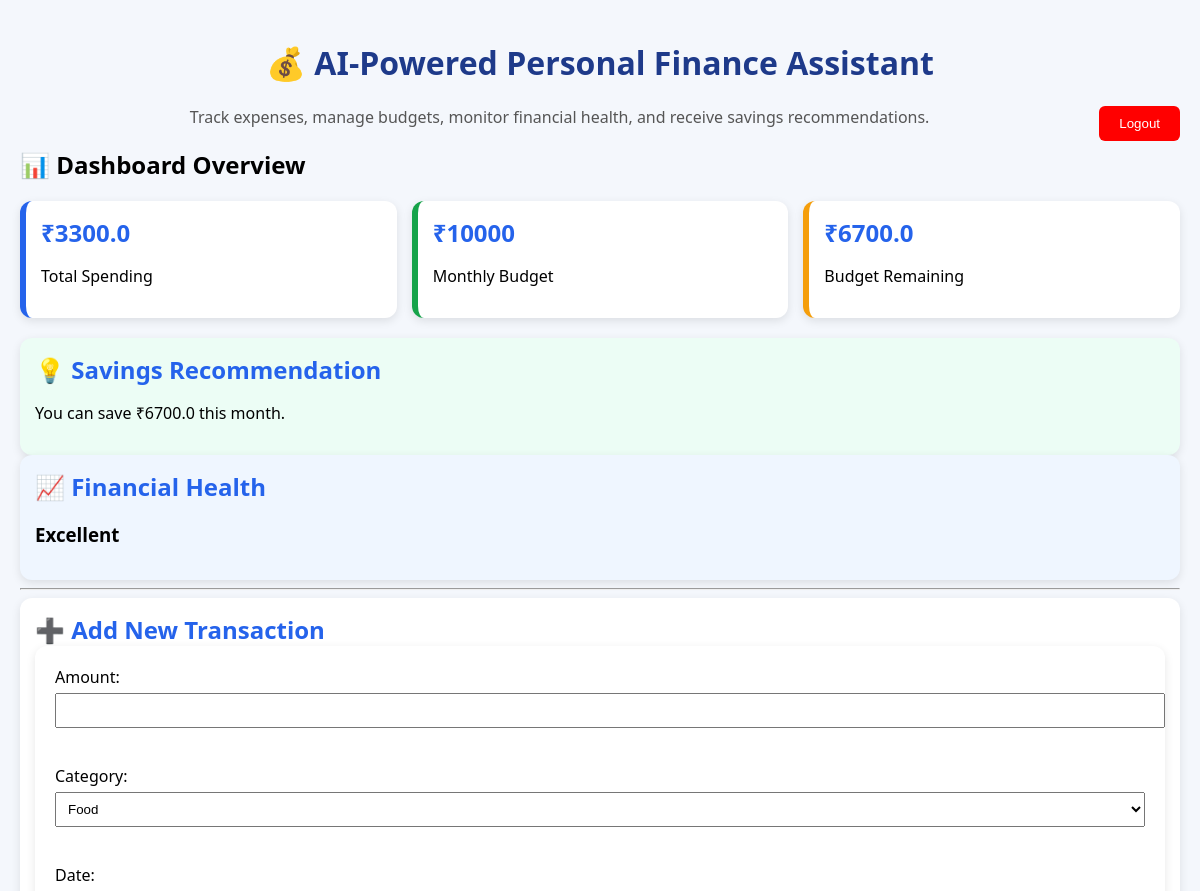
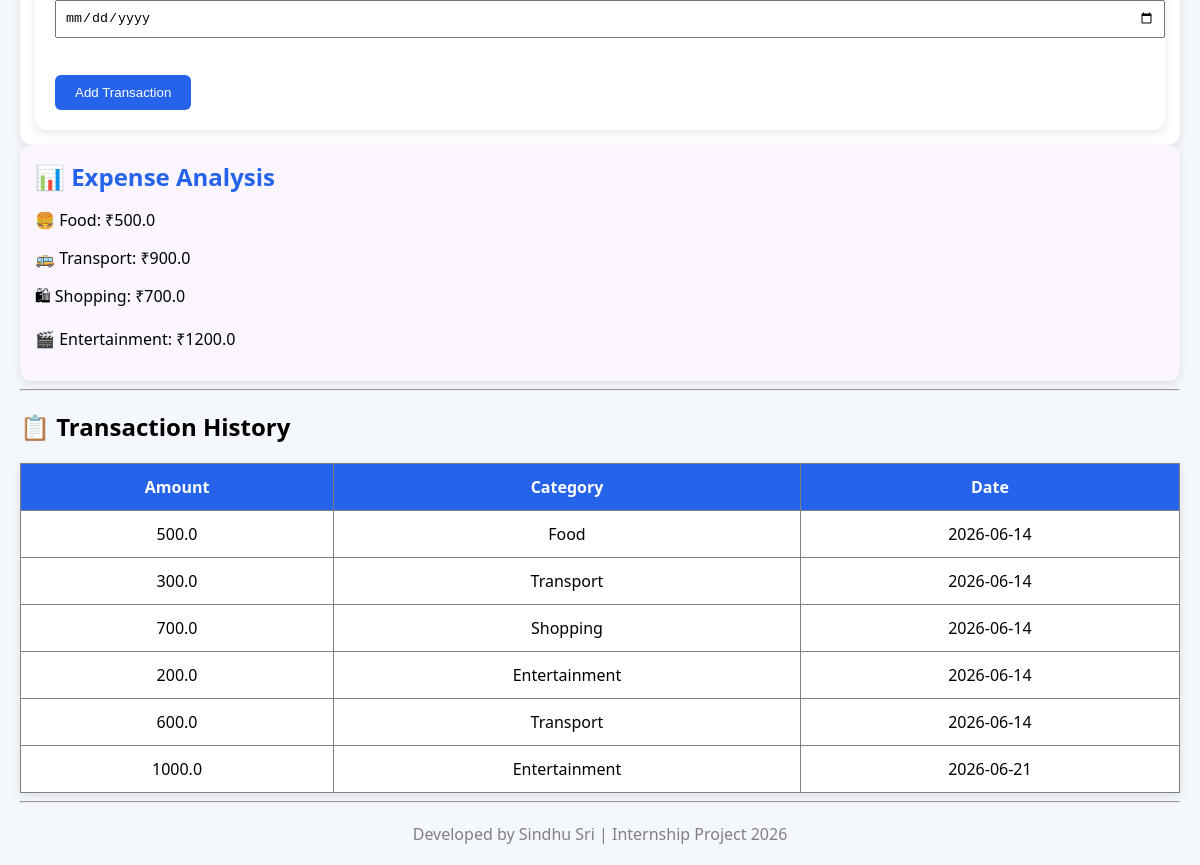
The app's page /dashboard (signed in) with its own data (2 pictures, top to bottom).
### tables this page shows
CREATE TABLE transactions(
id INTEGER PRIMARY KEY AUTOINCREMENT,
user_id INTEGER,
amount REAL,
category TEXT,
date TEXT
);

### app.py (the view)
@app.route('/dashboard')
def dashboard():
    conn = get_db()
    transactions = conn.execute(
        "SELECT * FROM transactions WHERE user_id=?",
        (session['user_id'],)
    ).fetchall()
    total = sum(t['amount'] for t in transactions)
    food_total = sum(t['amount'] for t in transactions if t['category'] == 'Food')
    transport_total = sum(t['amount'] for t in transactions if t['category'] == 'Transport')
    shopping_total = sum(t['amount'] for t in transactions if t['category'] == 'Shopping')
    entertainment_total = sum(t['amount'] for t in transactions if t['category'] == 'Entertainment')
    budget = 10000
    remaining = budget - total
    recommendation = f"You can save ₹{remaining} this month."
    if remaining > 5000:
     health = "Excellent"
    elif remaining > 2000:
     health = "Good"
    else:
     health = "Needs Improvement"
    return render_template(
    "dashboard.html",
    transactions=transactions,
    total=total,
    budget=budget,
    remaining=remaining,
    recommendation=recommendation,
    health=health,
    food_total=food_total,
    transport_total=transport_total,
    shopping_total=shopping_total,
    entertainment_total=entertainment_total
    )

### app.py (called while the page is built)
def get_db():
    conn = sqlite3.connect("finance.db")
    conn.row_factory = sqlite3.Row
    return conn

### templates/dashboard.html (shortened to what this page needs)
<!DOCTYPE html>
<html>
<head>
</head>
<body>
<h1>💰 AI-Powered Personal Finance Assistant</h1>
<a href="/logout">
<button style="background:red;float:right;">
Logout
</button>
</a>
<p class="subtitle">
Track expenses, manage budgets, monitor financial health, and receive savings recommendations.
</p>
<h2>📊 Dashboard Overview</h2>
<div class="dashboard-cards">
<div class="card" style="border-left: 6px solid #2563eb;">
    <h2>₹{{ total }}</h2>
    <p>Total Spending</p>
</div>
<div class="card" style="border-left: 6px solid #16a34a;">
    <h2>₹{{ budget }}</h2>
    <p>Monthly Budget</p>
</div>
<div class="card" style="border-left: 6px solid #f59e0b;">
    <h2>₹{{ remaining }}</h2>
    <p>Budget Remaining</p>
</div>
</div>
<div class="card" style="background:#ecfdf5;">
    <h2>💡 Savings Recommendation</h2>
    <p>{{ recommendation }}</p>
</div>
<div class="card" style="background:#eff6ff;">
    <h2>📈 Financial Health</h2>
    <h3>{{ health }}</h3>
</div>
<hr>
<div class="card">
<h2>➕ Add New Transaction</h2>
<form action="/add_transaction" method="POST">
Amount:
<input type="number" name="amount" required>
<br><br>
Category:
<select name="category">
    <option>Food</option>
</select>
<br><br>
Date:
<input type="date" name="date" required>
<br><br>
<button type="submit" style="padding:10px 20px;">
    Add Transaction
</button>
</form>
</div>
<div class="card" style="background:#faf5ff;">
    <h2>📊 Expense Analysis</h2>
    <p>🍔 Food: ₹{{ food_total }}</p>
    <p>🚌 Transport: ₹{{ transport_total }}</p>
    <p>🛍 Shopping: ₹{{ shopping_total }}</p>
    <p>🎬 Entertainment: ₹{{ entertainment_total }}</p>
</div>
<hr>
<h2>📋 Transaction History</h2>
<table border="1">
<tr>
    <th>Amount</th>
    <th>Category</th>
    <th>Date</th>
</tr>
{% for t in transactions %}
<tr>
    <td>{{ t.amount }}</td>
    <td>{{ t.category }}</td>
    <td>{{ t.date }}</td>
</tr>
{% endfor %}
</table>
<hr>
<div class="footer">
    Developed by Sindhu Sri | Internship Project 2026
</div>
</body>
</html>

### templates/dashboard.html (style rules this page uses)
body { font-family: 'Segoe UI', Arial, sans-serif; background: #f4f7fc; margin: 0; padding: 20px; }
h1 { color: #1e3a8a; text-align: center; }
.subtitle { text-align: center; color: #555; margin-bottom: 20px; }
.dashboard-cards { display: flex; gap: 15px; flex-wrap: wrap; justify-content:center; margin-bottom: 20px; }
.card { flex: 1; min-width: 220px; background: white; padding: 15px; border-radius: 12px; box-shadow: 0 3px 10px rgba(0,0,0,0.1); }
.card h2 { margin: 0; color: #2563eb; }
form { background: white; padding: 20px; border-radius: 12px; box-shadow: 0 3px 10px rgba(0,0,0,0.1); }
input, select { width: 100%; padding: 8px; margin-top: 5px; margin-bottom: 15px; }
button { background: #2563eb; color: white; border: none; padding: 10px 20px; border-radius: 6px; cursor: pointer; }
table { width: 100%; background: white; border-collapse: collapse; margin-top: 20px; box-shadow: 0 3px 10px rgba(0,0,0,0.1); }
th { background: #2563eb; color: white; }
th, td { padding: 12px; text-align: center; }
.footer { text-align: center; margin-top: 20px; color: gray; }

### records on screen
transactions: amount "500.0", category "Food", date "2026-06-14"
transactions: amount "300.0", category "Transport", date "2026-06-14"
transactions: amount "700.0", category "Shopping", date "2026-06-14"
transactions: amount "200.0", category "Entertainment", date "2026-06-14"
transactions: amount "600.0", category "Transport", date "2026-06-14"
transactions: amount "1000.0", category "Entertainment", date "2026-06-21"

### other values on screen
{{ total }} "3300.0"
{{ budget }} "10000"
{{ remaining }} "6700.0"
{{ recommendation }} "You can save ₹6700.0 this month."
{{ health }} "Excellent"
{{ food_total }} "500.0"
{{ transport_total }} "900.0"
{{ shopping_total }} "700.0"
{{ entertainment_total }} "1200.0"
